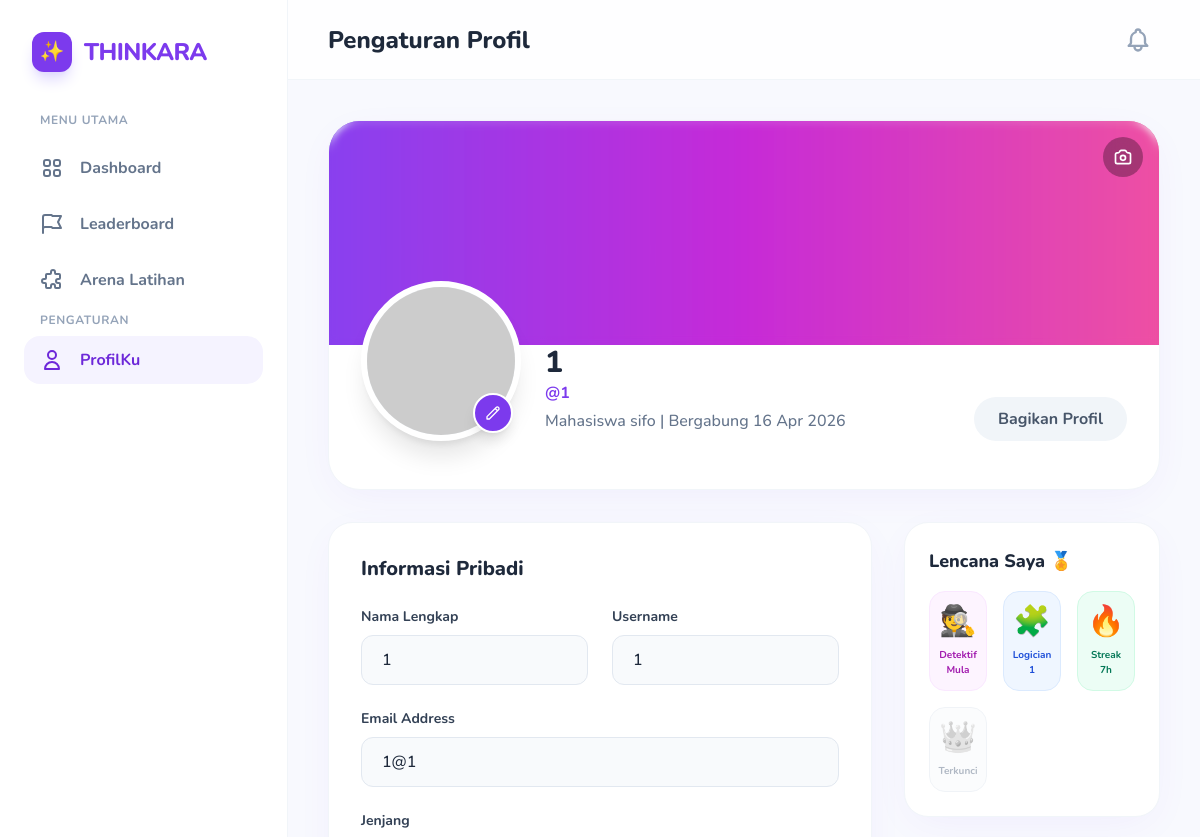
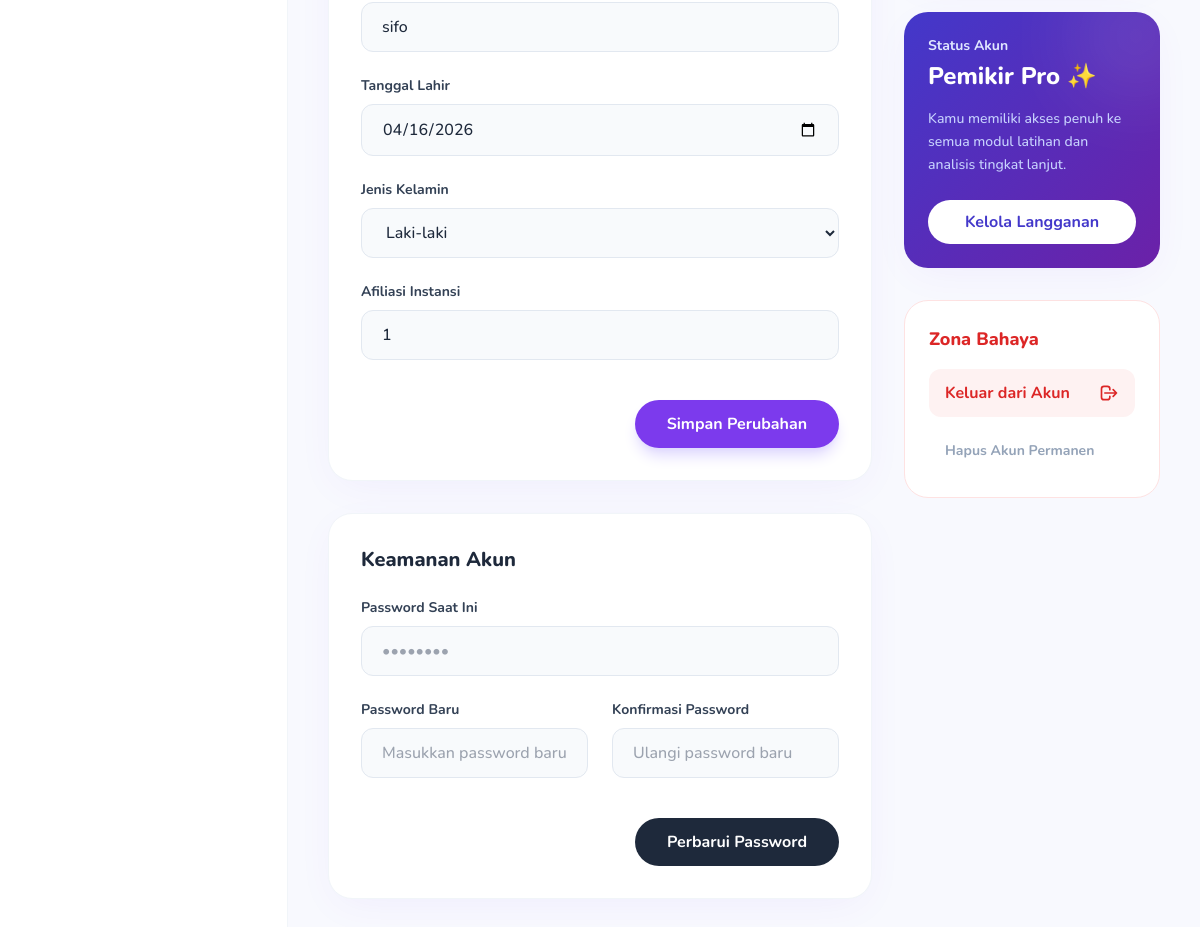
The page /php/profil.php (signed in) on the database its author committed (2 pictures, top to bottom).
### tables this page shows
CREATE TABLE `mahasiswa` (
  `id_siswa` int(11) NOT NULL,
  `id_akun` int(11) NOT NULL,
  `npm` varchar(11) NOT NULL,
  `nama_mahasiswa` varchar(100) NOT NULL,
  `jenis_kelamin` varchar(20) DEFAULT NULL,
  `jenjang` varchar(20) DEFAULT NULL,
  `tanggal_lahir` date DEFAULT NULL,
  `instansi` varchar(100) DEFAULT NULL
);

CREATE TABLE `akun` (
  `id_akun` int(11) NOT NULL,
  `username` varchar(25) NOT NULL,
  `email` varchar(255) NOT NULL,
  `password` varchar(255) NOT NULL,
  `user_role` enum('admin','dosen','mahasiswa') NOT NULL,
  `created_at` datetime DEFAULT current_timestamp()
);

### php/profil.php (the view, shortened to what the rows shown need)
<?php
    include("./connect.php");
    $id_akun    = $_SESSION['id_akun'];
    $sql        = "SELECT a.username, a.email, a.created_at,
                    m.npm, m.nama_mahasiswa, m.jenis_kelamin, m.jenjang, m.tanggal_lahir, m.instansi
                FROM akun a
                JOIN mahasiswa m ON a.id_akun = m.id_akun
                WHERE a.id_akun = '$id_akun'";
    $q          = mysqli_query($connection, $sql);
    $d          = mysqli_fetch_assoc($q);
    $username       = $d['username'];
    $email          = $d['email'];
    $created_at     = date('d M Y', strtotime($d['created_at']));
    $nama           = $d['nama_mahasiswa'];
    $jenis_kelamin  = $d['jenis_kelamin']   ?? '';
    $jenjang        = $d['jenjang']         ?? '';
    $tanggal_lahir  = $d['tanggal_lahir']   ?? '';
    $instansi       = $d['instansi']        ?? '';
?>
<!DOCTYPE html>
<html lang="id">
<head>
    <script src="https://cdn.tailwindcss.com"></script>
</head>
<body class="text-slate-700 h-screen flex overflow-hidden">
    <main class="flex-1 flex flex-col h-full relative overflow-hidden">
        <header class="h-20 bg-white/80 backdrop-blur-md border-b border-slate-100 flex items-center justify-between px-6 md:px-10 z-10 shrink-0">
            <div>
                <h1 class="text-xl md:text-2xl font-extrabold text-slate-800">Pengaturan Profil</h1>
            </div>
        </header>
        <div class="flex-1 overflow-y-auto custom-scroll p-6 md:p-10">
            <div class="max-w-6xl mx-auto">
                <div class="bg-white rounded-[2rem] border border-slate-100 soft-shadow mb-8 overflow-hidden">
                    <div class="px-8 pb-8 relative">
                        <div class="flex flex-col md:flex-row items-center md:items-end gap-6 mb-4">
                            <div class="text-center md:text-left mb-2 flex-1 pt-4 md:pt-0">
                                <h2 class="text-3xl font-extrabold text-slate-800">
                                    <?= $nama ?>
                                </h2>
                                <p class="text-violet-600 font-bold mb-1">
                                    @<?= $username ?>
                                </p>
                                <p class="text-slate-500 font-medium">
                                    Mahasiswa <?= $jenjang ? $jenjang : '' ?> | Bergabung <?= $created_at ?>
                                </p>
                            </div>
                        </div>
                    </div>
                </div>
                <div class="grid grid-cols-1 lg:grid-cols-3 gap-8 pb-10">
                    <div class="lg:col-span-2 space-y-8">
                        <div class="bg-white p-8 rounded-3xl border border-slate-100 soft-shadow">
                            <form action="" method="POST" class="space-y-6">
                                <div class="grid grid-cols-1 md:grid-cols-2 gap-6">
                                    <div>
                                        <label class="block text-sm font-bold text-slate-700 mb-2">Nama Lengkap</label>
                                        <input type="text" name="nama" value="<?= $nama ?>"
                                            class="w-full px-5 py-3 rounded-xl border border-slate-200 bg-slate-50 text-slate-800 font-medium
                                            focus:outline-none focus:border-violet-500 focus:ring-1 focus:ring-violet-500 transition-all">
                                    </div>
                                    <div>
                                        <label class="block text-sm font-bold text-slate-700 mb-2">Username</label>
                                        <input type="text" name="username" value="<?= $username ?>"
                                            class="w-full px-5 py-3 rounded-xl border border-slate-200 bg-slate-50 text-slate-800 font-medium
                                            focus:outline-none focus:border-violet-500 focus:ring-1 focus:ring-violet-500 transition-all">
                                    </div>
                                </div>
                                <div>
                                    <label class="block text-sm font-bold text-slate-700 mb-2">Email Address</label>
                                    <input type="email" value="<?= $email ?>" readonly
                                        class="w-full px-5 py-3 rounded-xl border border-slate-200 bg-slate-50 text-slate-800 font-medium
                                        focus:outline-none focus:border-violet-500 focus:ring-1 focus:ring-violet-500 transition-all">
                                </div>
                                <div>
                                    <label class="block text-sm font-bold text-slate-700 mb-2">Jenjang</label>
                                    <input type="text" name="jenjang" value="<?= $jenjang ?>"
                                        class="w-full px-5 py-3 rounded-xl border border-slate-200 bg-slate-50 text-slate-800 font-medium
                                        focus:outline-none focus:border-violet-500 focus:ring-1 focus:ring-violet-500 transition-all">
                                </div>
                                <div>
                                    <label class="block text-sm font-bold text-slate-700 mb-2">Tanggal Lahir</label>
                                    <input type="date" name="tanggal_lahir" value="<?= $tanggal_lahir ?>"
                                        class="w-full px-5 py-3 rounded-xl border border-slate-200 bg-slate-50 text-slate-800 font-medium
                                        focus:outline-none focus:border-violet-500 focus:ring-1 focus:ring-violet-500 transition-all">
                                </div>
                                <div>
                                    <label class="block text-sm font-bold text-slate-700 mb-2">Jenis Kelamin</label>
                                    <select name="jenis_kelamin"
                                        class="w-full px-5 py-3 rounded-xl border border-slate-200 bg-slate-50 text-slate-800 font-medium
                                        focus:outline-none focus:border-violet-500 focus:ring-1 focus:ring-violet-500 transition-all">
                                        <option value="Laki-laki" <?= $jenis_kelamin == 'Laki-laki' ? 'selected' : '' ?>>Laki-laki</option>
                                    </select>
                                </div>
                                <div>
                                    <label class="block text-sm font-bold text-slate-700 mb-2">Afiliasi Instansi</label>
                                    <input type="text" name="instansi" value="<?= $instansi ?>"
                                        class="w-full px-5 py-3 rounded-xl border border-slate-200 bg-slate-50 text-slate-800 font-medium
                                        focus:outline-none focus:border-violet-500 focus:ring-1 focus:ring-violet-500 transition-all">
                                </div>
                            </form>
                            </div>
                    </div>
                </div>
            </div>
        </div>
    </main>
</body>
</html>

### rows shown on the page
mahasiswa: nama_mahasiswa "1", id_akun.username "1", jenjang "sifo", id_akun.created_at "16 Apr 2026", nama "1", username "1", id_akun.email "1@1", tanggal_lahir "04/16/2026", jenis_kelamin "Laki-laki", instansi "1"
